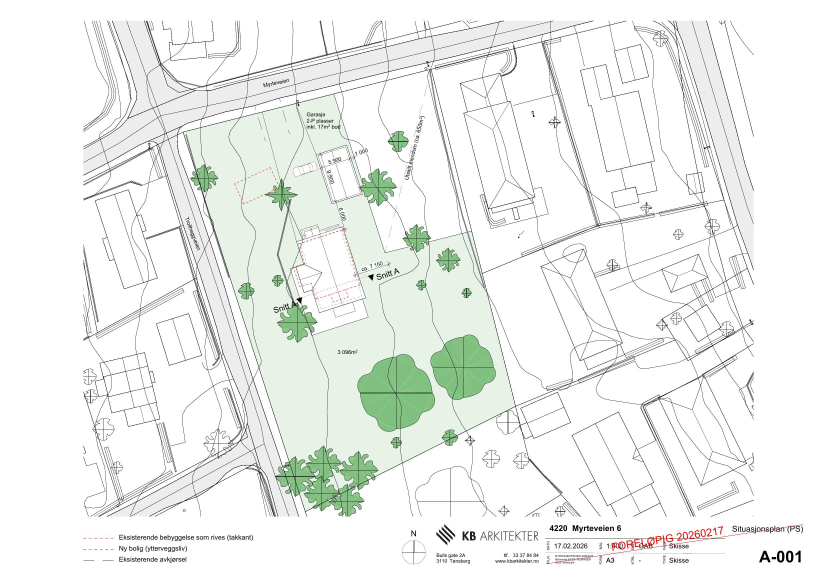
#> input picture assets/images/drawings/situasjonsplan-1.jpg, 2481 x 1754 px (shown at 1/3 size)
$ python generate_fradeling_plan.py
#> lines starting #> are read from the running program, lines starting #| are printed output that depends on the picture
"""
Genererer foreløpig situasjonsplan (SVG + PNG) for søknad om tomtefradeling
i nord-øst på Myrteveien 6, Gnr 140 / Bnr 371, Tønsberg kommune.

Basert på KB Arkitekters situasjonsplan som inkluderer NY GARASJE (2026-04-21,
assets/images/drawings/situasjonsplan-1.jpg, 1:400 i A3, 14,6994 px/m)
og Kartverkets matrikkeldata (nordgrense 51,89 m, østgrense mot 140/1008 42,77 m).

Alle informasjonskort og merkelapper er plassert i dedikerte venstre- og høyremarger
utenfor tiltakseiendommen (140/371) og den fradelte parsellen slik at hele
tomte- og bygningsområdet fremstår helt rent og udekket.
"""

import math
import os
import subprocess
import numpy as np
from PIL import Image

script_dir = os.path.dirname(os.path.abspath(__file__))
repo_root = os.path.dirname(script_dir)
assets_dir = os.path.join(repo_root, "assets", "images")

bg_path = os.path.join(assets_dir, "drawings", "situasjonsplan-1.jpg")
im = Image.open(bg_path).convert("RGBA")

# Bredt utsnitt (1620 x 1160) slik at alle merkelapper får rene marger på venstre og høyre side
CROP_X0, CROP_Y0 = 280, 45
CROP_X1, CROP_Y1 = 1900, 1205
W = CROP_X1 - CROP_X0  # 1620
H = CROP_Y1 - CROP_Y0  # 1160
crop_im = im.crop((CROP_X0, CROP_Y0, CROP_X1, CROP_Y1))
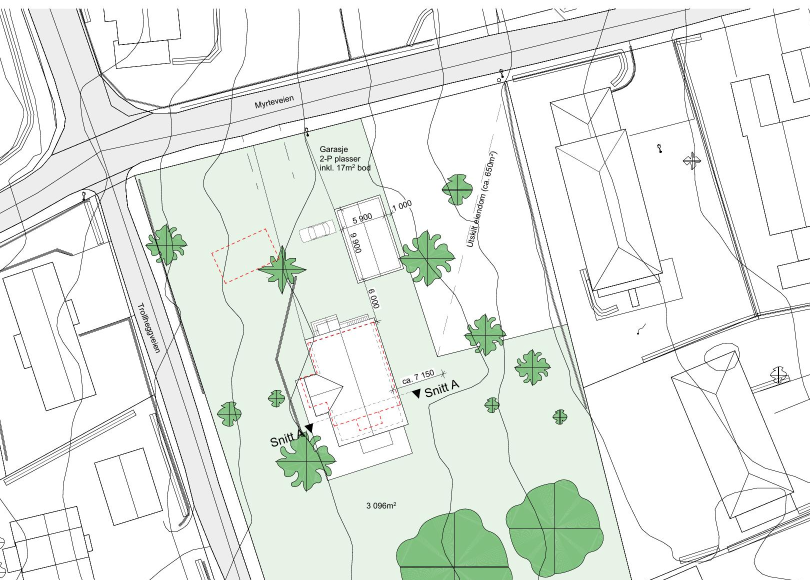
#> crop_im: PIL image 1620x1160 RGBA (shown at 1/2 size); mean R, G, B, A 232.6, 237.2, 232.4, 255

# Kalibrerte referansepunkter i originalbildet (px)
PX_PER_M = 14.6994
NE_ORIG = np.array([1293.17, 208.93])
NW_ORIG = np.array([554.70, 399.88])
# Eksisterende tomtemarkør mellom 140/1008 (Myrteveien 2) og 140/995 (Øvre Bogenvei 31)
SE_MARKER_ORIG = np.array([1440.56, 822.33])

u_west = (NW_ORIG - NE_ORIG) / np.linalg.norm(NW_ORIG - NE_ORIG)
u_east_edge = (SE_MARKER_ORIG - NE_ORIG) / np.linalg.norm(SE_MARKER_ORIG - NE_ORIG)

# Eksakt bygningsakse (parallell med både eksisterende Enebolig og planlagt Ny garasje)
C_BLDG = 0.3227
u_par = np.array([C_BLDG, 1.0]) / math.hypot(C_BLDG, 1.0)
n_east = np.array([u_par[1], -u_par[0]])  # normal vinkelrett østover fra hus/garasje

# Referansepunkter på østvegg til Ny garasje og Enebolig (originalbilde)
p_gar_wall = np.array([0.32277 * 500.0 + 898.15, 500.0])
p_gar_ne = np.array([0.32277 * 432.0 + 898.15, 432.0])
p_house_wall = np.array([0.32254 * 800.0 + 808.28, 800.0])

# Variant 1C (750 m² tomannsbolig-tomt):
# - Ny garasje blir stående i portrommet (ikke flyttet), med 1,05 m avstand til ny vestgrense
#   (forutsettes ≤ 50 m² uten kjeller -> lovfestet rett etter SAK10 § 4-1 / KPA § 1.16.3 + EI 30 østvegg)
# - Egen, uavhengig avkjørsel for ny tomt (felles utkjøring utgår)
# - Østgrense følger eksisterende tomtemarkør mellom 140/1008 og 140/995 (42,9 m)
# - SV-hjørne ved 37,5 m (fortsatt 5,2 m nord for SØ-markøren!) -> areal eksakt ca. 750 m²
SETBACK_GAR_M = 1.05
L_WEST_M = 37.5

p_w0 = p_gar_wall + (SETBACK_GAR_M * PX_PER_M) * n_east
A_mat = np.column_stack([u_par, -u_west])
t_nw, s_nw = np.linalg.solve(A_mat, NE_ORIG - p_w0)
NW_NEW_ORIG = p_w0 + t_nw * u_par
SW_NEW_ORIG = NW_NEW_ORIG + (L_WEST_M * PX_PER_M) * u_par


def to_crop(p):
    return np.array([p[0] - CROP_X0, p[1] - CROP_Y0])


def pt_ne(west_m, south_m):
    p = NE_ORIG + (west_m * PX_PER_M) * u_west + (south_m * PX_PER_M) * u_east_edge
    return to_crop(p)


def poly_str(pts):
    return " ".join(f"{p[0]:.1f},{p[1]:.1f}" for p in pts)


def nf(val, dec=1):
    return f"{val:.{dec}f}".replace(".", ",")


def inset_quad(pts, insets_m):
    """Beregner dispensasjonsfritt byggefelt ved å forskyve hver av de 4 grensene innover."""
    sa = sum(pts[i][0] * pts[(i + 1) % 4][1] - pts[(i + 1) % 4][0] * pts[i][1] for i in range(4))
    sign = 1.0 if sa > 0 else -1.0
    lines = []
    for i in range(4):
        p1, p2 = pts[i], pts[(i + 1) % 4]
        d = p2 - p1
        d = d / np.linalg.norm(d)
        n_in = sign * np.array([-d[1], d[0]])
        q = p1 + insets_m[i] * PX_PER_M * n_in
        lines.append((q, d))
    out = []
    for i in range(4):
        q1, d1 = lines[(i - 1) % 4]
        q2, d2 = lines[i]
        M = np.column_stack([d1, -d2])
        t, _ = np.linalg.solve(M, q2 - q1)
        out.append(q1 + t * d1)
#> (the rest of the program and of its run is left out)
